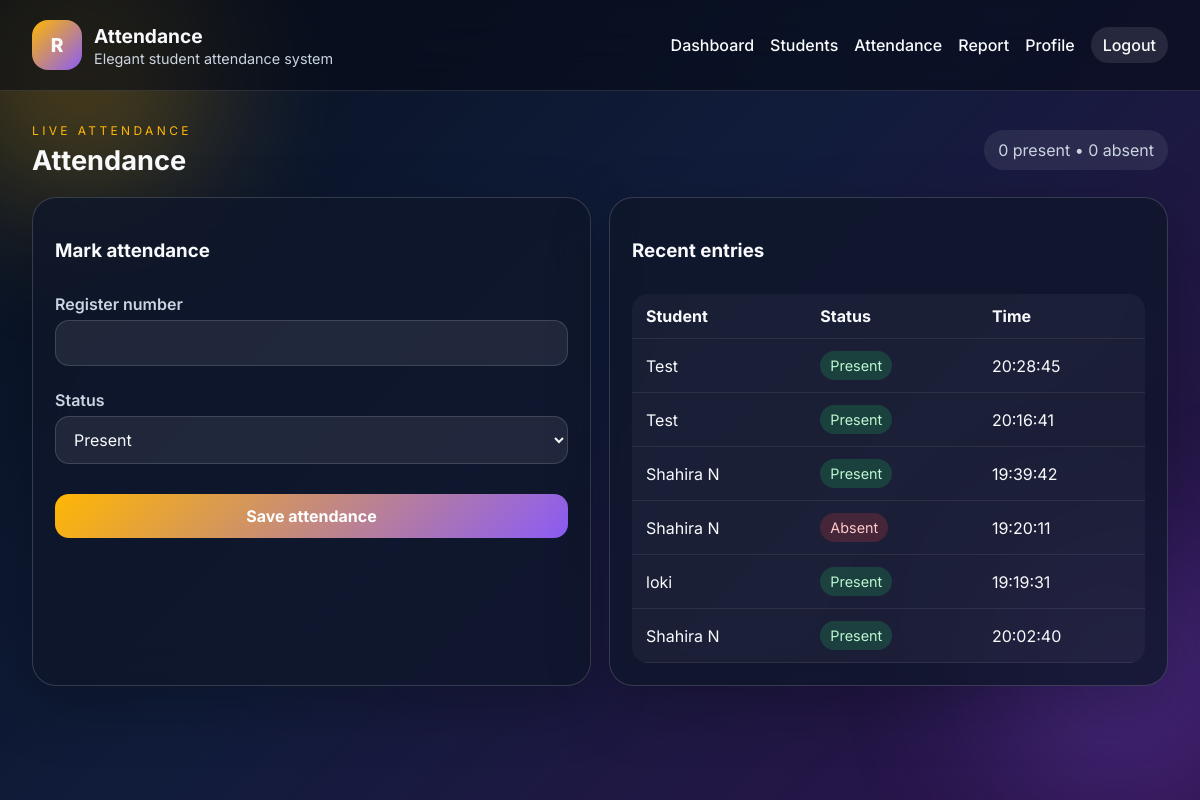
/attendance (signed in), run on an earlier commit of the app's database.
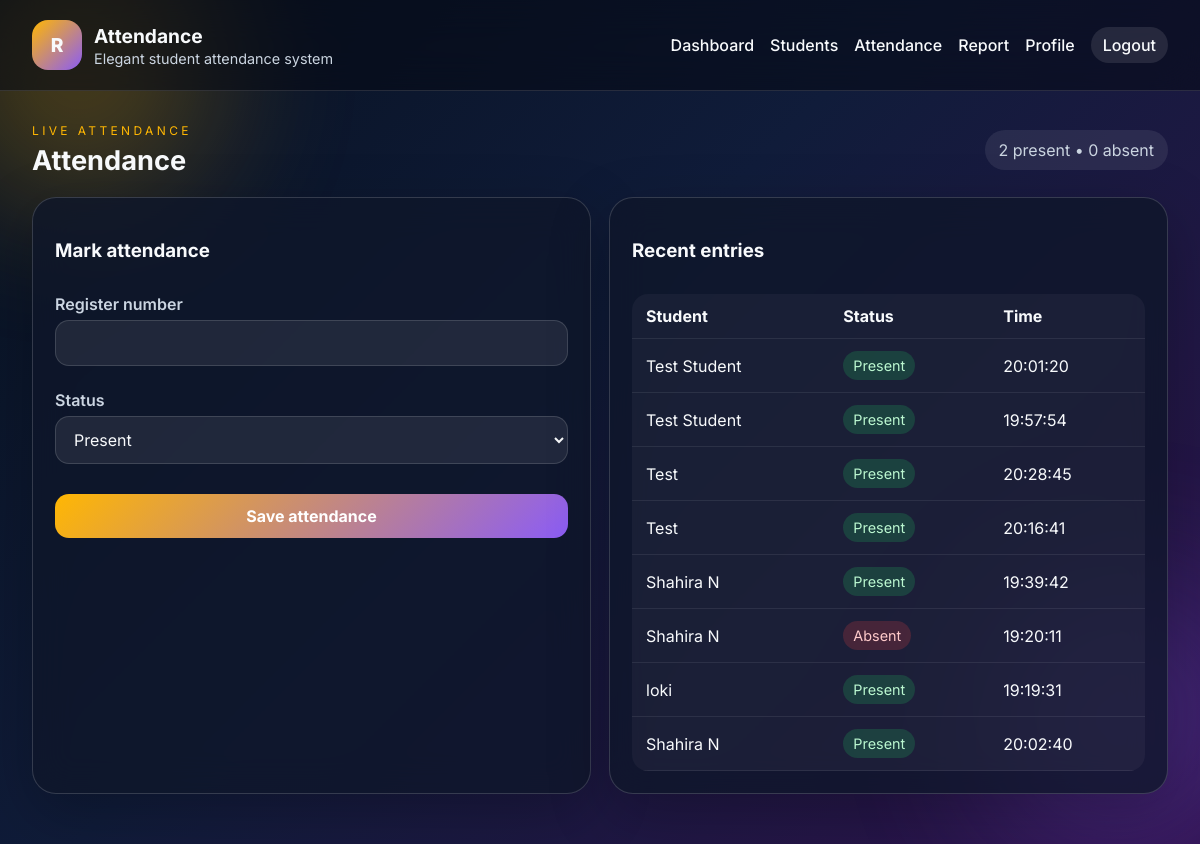
And on a later commit of the database.
### tables this page shows
CREATE TABLE attendance (
            id INTEGER PRIMARY KEY AUTOINCREMENT,
            student_id INTEGER NOT NULL,
            attendance_date TEXT NOT NULL,
            status TEXT NOT NULL,
            marked_at TEXT NOT NULL,
            FOREIGN KEY (student_id) REFERENCES students (id)
        );

CREATE TABLE students (
            id INTEGER PRIMARY KEY AUTOINCREMENT,
            full_name TEXT NOT NULL,
            register_number TEXT NOT NULL UNIQUE,
            created_at TEXT NOT NULL DEFAULT CURRENT_TIMESTAMP
        );

### app.py (the view, shortened to what this page needs)
@app.route('/attendance', methods=['GET', 'POST'])
@login_required
def attendance():
    try:
        stats = get_today_stats()
        records = get_attendance_records(limit=10)
        return render_template('attendance.html', stats=stats, records=records)
    except Exception:
        app.logger.exception('Error while processing attendance request')
        flash('Unable to save attendance right now.', 'danger')
        return redirect(url_for('attendance'))

### attendance.py (called while the page is built)
def get_today_stats():
    conn = get_db_connection()
    today = datetime.now().strftime('%Y-%m-%d')
    present = conn.execute(
        'SELECT COUNT(*) as count FROM attendance WHERE attendance_date = ? AND status = ?',
        (today, 'present'),
    ).fetchone()[0]
    absent = conn.execute(
        'SELECT COUNT(*) as count FROM attendance WHERE attendance_date = ? AND status = ?',
        (today, 'absent'),
    ).fetchone()[0]
    total_students = conn.execute('SELECT COUNT(*) as count FROM students').fetchone()[0]
    conn.close()
    return {'present': present, 'absent': absent, 'total_students': total_students}

def get_attendance_records(limit=20):
    conn = get_db_connection()
    rows = conn.execute(
        '''
        SELECT a.id, a.attendance_date, a.status, a.marked_at, s.full_name, s.register_number
        FROM attendance a
        LEFT JOIN students s ON s.id = a.student_id
        ORDER BY a.id DESC
        LIMIT ?
        ''',
        (limit,),
    ).fetchall()
    conn.close()
    return [dict(row) for row in rows]

### models.py (called while the page is built)
def get_db_connection():
    conn = sqlite3.connect(Config.DATABASE_PATH)
    conn.row_factory = sqlite3.Row
    return conn

### templates/attendance.html (shortened to what this page needs)
{% extends 'base.html' %}
{% block content %}
<div class="page-head">
    <div>
        <p class="eyebrow">Live attendance</p>
        <h2>Attendance</h2>
    </div>
    <div class="today-pill">{{ stats.present }} present • {{ stats.absent }} absent</div>
</div>
<div class="grid-two">
    <section class="panel">
        <div class="panel-head">
            <h3>Mark attendance</h3>
        </div>
        <form method="post" class="form-stack">
            {% if session.get('username') == 'admin' %}
            <label>Register number
                <input type="text" name="register_number" required>
            </label>
            {% else %}
            <label>Your register number
                <input type="text" name="register_number" value="{{ session.get('username') }}" readonly>
            </label>
            {% endif %}
            <label>Status
                <select name="status" required>
                    <option value="present">Present</option>
                </select>
            </label>
            <button type="submit">Save attendance</button>
        </form>
    </section>
    <section class="panel">
        <div class="panel-head">
            <h3>Recent entries</h3>
        </div>
        <div class="table-card">
            <table>
                <thead>
                    <tr>
                        <th>Student</th>
                        <th>Status</th>
                        <th>Time</th>
                    </tr>
                </thead>
                <tbody>
                    {% for item in records %}
                    <tr>
                        <td>{{ item.full_name }}</td>
                        <td><span class="status {{ item.status }}">{{ item.status }}</span></td>
                        <td>{{ item.marked_at }}</td>
                    </tr>
                    {% else %}
                    <tr><td colspan="3">No attendance entries yet.</td></tr>
                    {% endfor %}
                </tbody>
            </table>
        </div>
    </section>
</div>
{% endblock %}

What changed in the data, as far as the page shows it:
added attendance: full_name "Test Student", status "Present", marked_at "20:01:20"
added attendance: full_name "Test Student", status "Present", marked_at "19:57:54"
Also different on the page:
{{ stats.present }}: "0" → "2"
